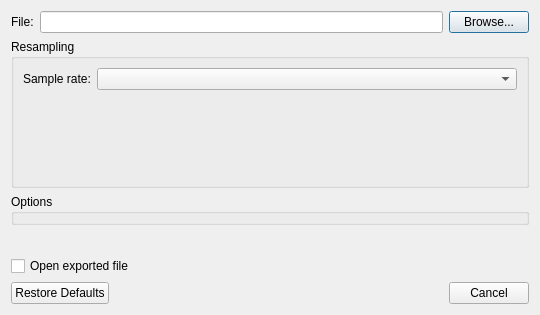
<?xml version="1.0" encoding="UTF-8"?>
<ui version="4.0">
 <class>BasicExportDialog</class>
 <widget class="QDialog" name="BasicExportDialog">
  <property name="geometry">
   <rect>
    <x>0</x>
    <y>0</y>
    <width>540</width>
    <height>315</height>
   </rect>
  </property>
  <property name="windowTitle">
   <string>KML Export</string>
  </property>
  <layout class="QVBoxLayout" name="verticalLayout">
   <item>
    <layout class="QHBoxLayout" name="horizontalLayout">
     <item>
      <widget class="QLabel" name="fileTypeLabel">
       <property name="text">
        <string>File:</string>
       </property>
      </widget>
     </item>
     <item>
      <widget class="QLineEdit" name="filePathLineEdit">
       <property name="minimumSize">
        <size>
         <width>400</width>
         <height>0</height>
        </size>
       </property>
      </widget>
     </item>
     <item>
      <widget class="QPushButton" name="fileSelectionPushButton">
       <property name="text">
        <string>Browse...</string>
       </property>
      </widget>
     </item>
    </layout>
   </item>
   <item>
    <widget class="QGroupBox" name="informationGroupBox">
     <property name="title">
      <string>Resampling</string>
     </property>
     <layout class="QFormLayout" name="formLayout_3">
      <item row="0" column="0">
       <widget class="QLabel" name="label">
        <property name="text">
         <string>Sample rate:</string>
        </property>
       </widget>
      </item>
      <item row="0" column="1">
       <widget class="QComboBox" name="resamplingComboBox"/>
      </item>
      <item row="1" column="0" colspan="2">
       <widget class="QLabel" name="infoLabel">
        <property name="minimumSize">
         <size>
          <width>300</width>
          <height>80</height>
         </size>
        </property>
        <property name="text">
         <string/>
        </property>
        <property name="wordWrap">
         <bool>true</bool>
        </property>
       </widget>
      </item>
     </layout>
    </widget>
   </item>
   <item>
    <widget class="QGroupBox" name="optionGroupBox">
     <property name="title">
      <string>Options</string>
     </property>
    </widget>
   </item>
   <item>
    <spacer name="verticalSpacer">
     <property name="orientation">
      <enum>Qt::Vertical</enum>
     </property>
     <property name="sizeHint" stdset="0">
      <size>
       <width>385</width>
       <height>21</height>
      </size>
     </property>
    </spacer>
   </item>
   <item>
    <widget class="QCheckBox" name="openExportCheckBox">
     <property name="text">
      <string>Open exported file</string>
     </property>
    </widget>
   </item>
   <item>
    <widget class="QDialogButtonBox" name="defaultButtonBox">
     <property name="orientation">
      <enum>Qt::Horizontal</enum>
     </property>
     <property name="standardButtons">
      <set>QDialogButtonBox::Cancel|QDialogButtonBox::RestoreDefaults</set>
     </property>
    </widget>
   </item>
  </layout>
 </widget>
 <resources/>
 <connections>
  <connection>
   <sender>defaultButtonBox</sender>
   <signal>accepted()</signal>
   <receiver>BasicExportDialog</receiver>
   <slot>accept()</slot>
   <hints>
    <hint type="sourcelabel">
     <x>336</x>
     <y>441</y>
    </hint>
    <hint type="destinationlabel">
     <x>157</x>
     <y>274</y>
    </hint>
   </hints>
  </connection>
  <connection>
   <sender>defaultButtonBox</sender>
   <signal>rejected()</signal>
   <receiver>BasicExportDialog</receiver>
   <slot>reject()</slot>
   <hints>
    <hint type="sourcelabel">
     <x>404</x>
     <y>441</y>
    </hint>
    <hint type="destinationlabel">
     <x>286</x>
     <y>274</y>
    </hint>
   </hints>
  </connection>
 </connections>
</ui>
